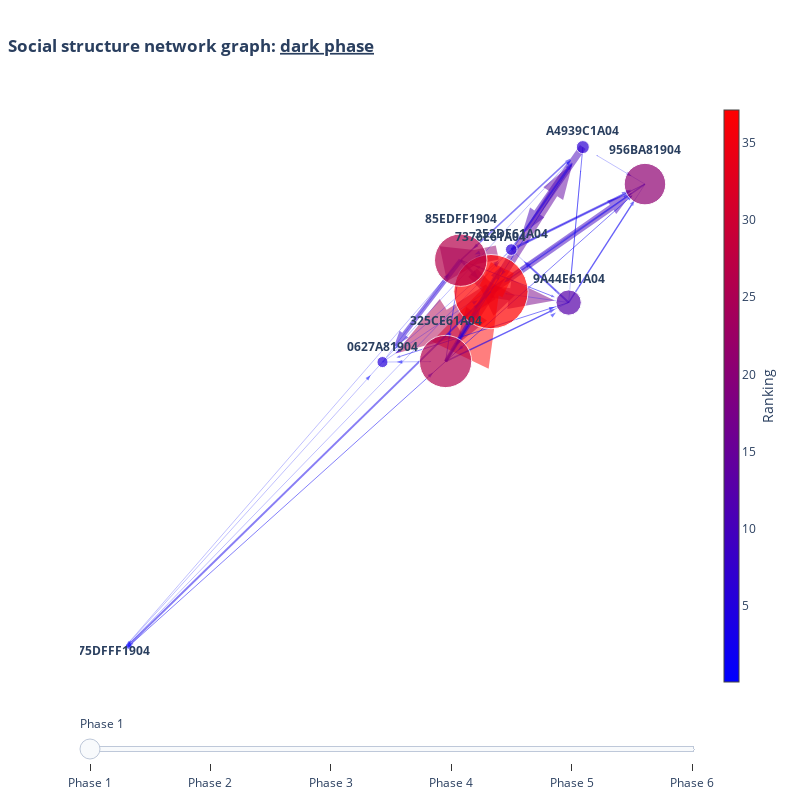
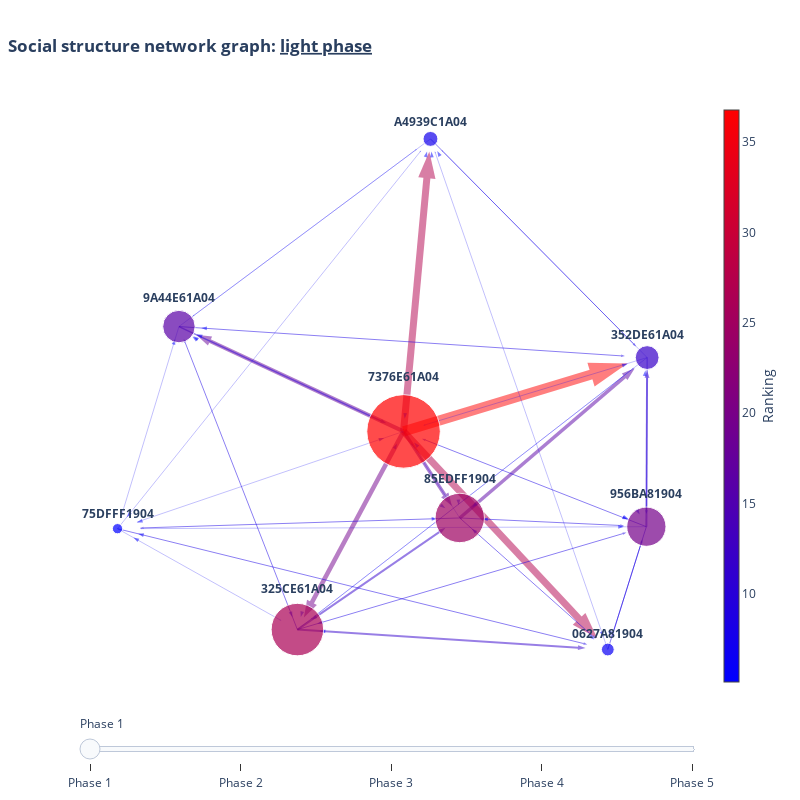
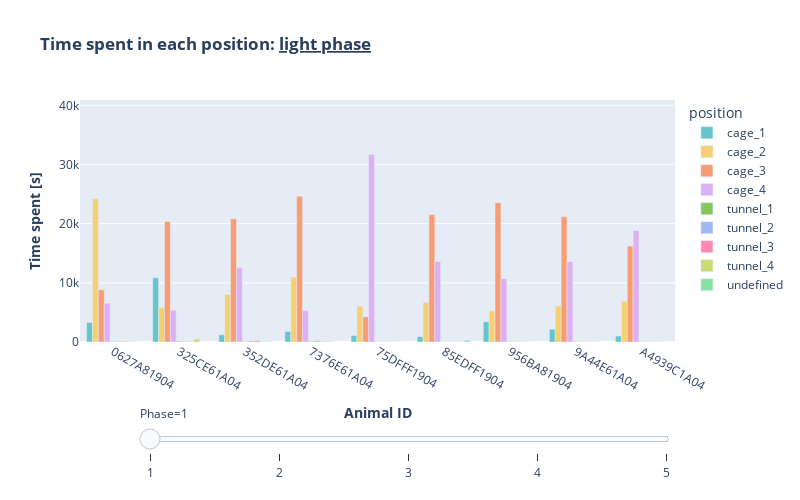
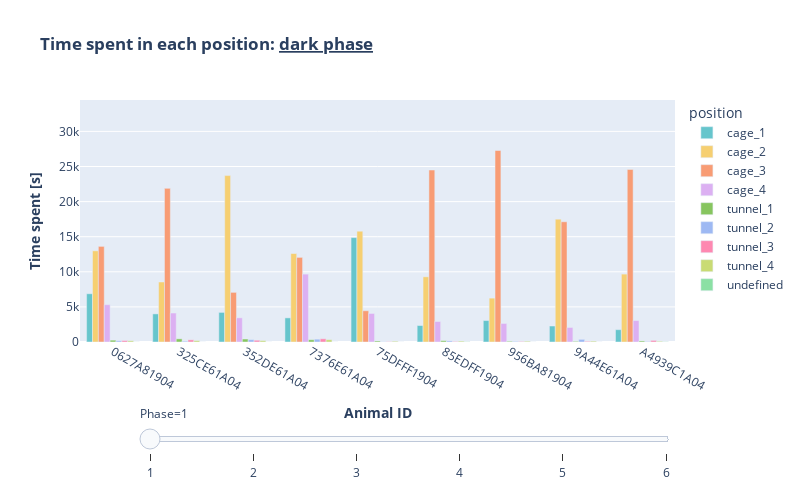

The notebook cell saved with these charts, in order:
### Markdown cell above
#### Plot

TODO: Under construction

### Code cell
# deepecohab.plot_network_graph(cfp, 2,0.5)
# deepecohab.plot_cage_position_time(cfp)
# deepecohab.plot_cage_position_visits(cfp)
# deepecohab.plot_time_together(cfp)
